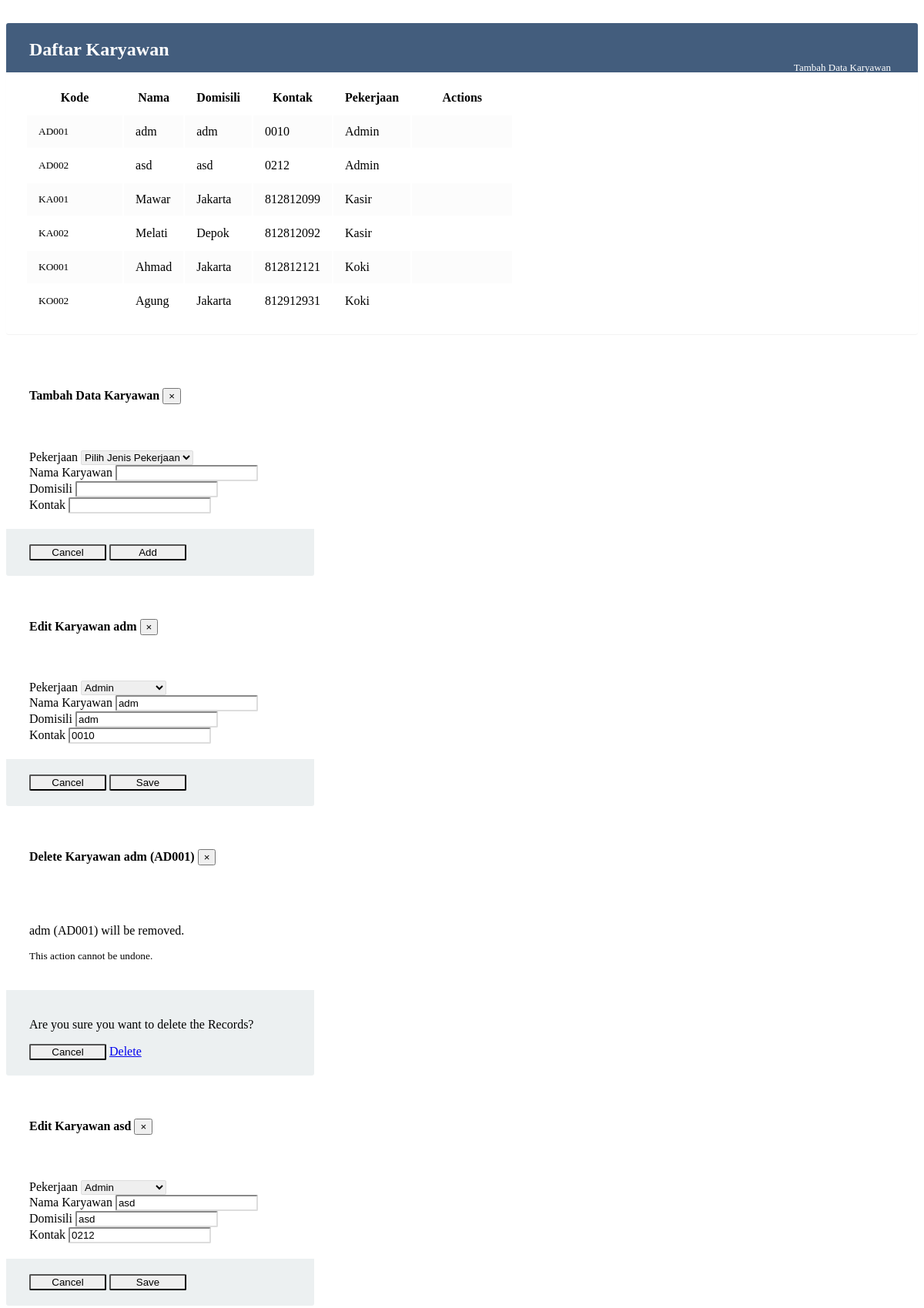
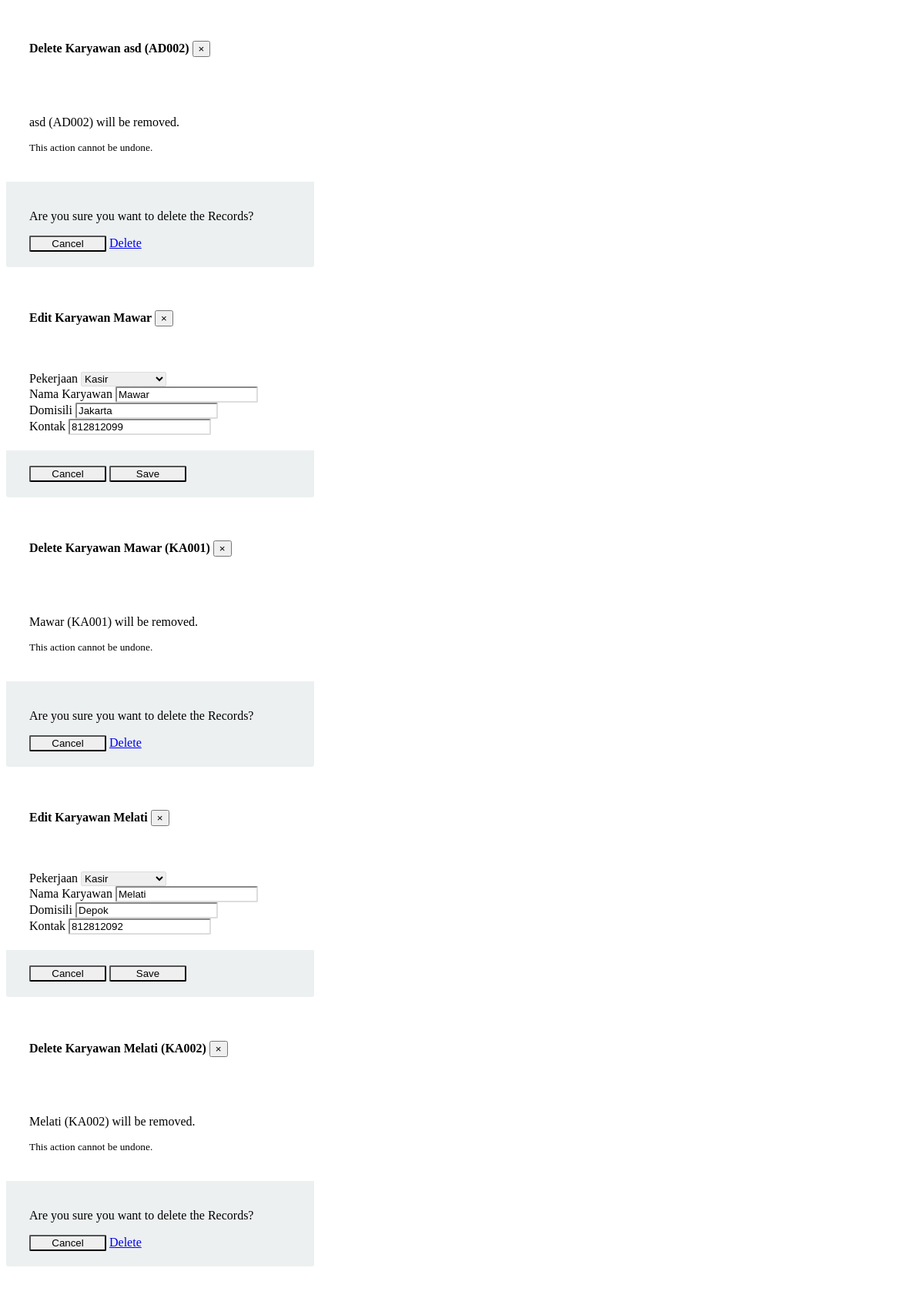
Page /karyawan.php (upper part) on the committed database (2 pictures, top to bottom).
### tables this page shows
CREATE TABLE `tbl_karyawan` (
  `id_karyawan` varchar(10) NOT NULL,
  `nama_karyawan` varchar(30) NOT NULL,
  `alamat_karyawan` varchar(30) NOT NULL,
  `pekerjaan_karyawan` varchar(30) NOT NULL,
  `tlp_karyawan` varchar(15) NOT NULL
);

### karyawan.php (the view, shortened to what this page needs)
<?php
	$sql = "SELECT * FROM tbl_karyawan";
?>
</head>
<body>
        <div class="table-wrapper">
            <div class="table-title">
                <div class="row">
                    <div class="col-sm-6">
						<h2>Daftar Karyawan <b><?php echo $_GET['item']; ?></b></h2>
					</div>
					<div class="col-sm-6">
						<a href="#addpilihanMenuModal" class="btn btn-success" data-toggle="modal"><i class="fa fa-plus"></i> <span>Tambah Data Karyawan</span></a>
					</div>
                </div>
            </div>
            <?php
        if($result = mysqli_query($conn, $sql)){
          if(mysqli_num_rows($result) > 0){
          	?>
            <table class="table table-striped table-hover" id="datatables-example">
                <thead>
                    <tr>
                        <th width="20%">Kode</th>
                        <th>Nama</th>
                        <th>Domisili</th>
                        <th>Kontak</th>
                        <th>Pekerjaan</th>
                        <th>Actions</th>
                    </tr>
                </thead>
                <tbody>
                	<?php while($row = mysqli_fetch_array($result)){?>
                    <tr>
                        <td width="20%">
                        	<small><?php echo $row['id_karyawan']; ?></small>
                         	</td>
                        <td><?php echo $row['nama_karyawan']; ?></td>
                        <td><?php echo $row['alamat_karyawan']; ?></td>
                        <td><?php echo $row['tlp_karyawan']; ?></td>
                        <td><?php echo $row['pekerjaan_karyawan']; ?></td>
                        <td>
                        </td>
                    </tr>
                    <?php } ?>
                </tbody>
            </table>
            <?php
        }}
                ?>
            </div>
	<div id="addpilihanMenuModal" class="modal fade">
		<div class="modal-dialog">
			<div class="modal-content">
				<form action="karyawan-create.php" method="POST">
					<div class="modal-header">
						<h4 class="modal-title">Tambah Data Karyawan</h4>
						<button type="button" class="close" data-dismiss="modal" aria-hidden="true">&times;</button>
					</div>
					<div class="modal-body">
						<div class="form-group">
						    <label>Pekerjaan</label>
						  	<select class="form-control" name="Jenis">
							    <option disabled selected>Pilih Jenis Pekerjaan</option>
							</select>
						</div>
						<div class="form-group">
							<label>Nama Karyawan</label>
							<input type="text" class="form-control" name="Nama" required>
						</div>
						<div class="form-group">
							<label>Domisili</label>
							<input type="text" class="form-control" name="Domisili" required>
						</div>
						<div class="form-group">
							<label>Kontak</label>
							<input type="number" class="form-control" name="Kontak" required>
						</div>
					</div>
					<div class="modal-footer">
						<input type="button" class="btn btn-default" data-dismiss="modal" value="Cancel">
						<input type="submit" class="btn btn-success" name="submit" value="Add">
					</div>
				</form>
			</div>
		</div>
	</div>
	<?php
	$sql='SELECT * from tbl_karyawan order by id_karyawan';
	if($editmodal = mysqli_query($conn, $sql)){
          if(mysqli_num_rows($editmodal) > 0){
          	while($em = mysqli_fetch_array($editmodal)){
	?>
	<div id="editpilihanMenuModal<?php echo $em['id_karyawan']; ?>" class="modal fade">
		<div class="modal-dialog">
			<div class="modal-content">
				<form action="Karyawan-edit.php" method="POST">
					<div class="modal-header">
						<h4 class="modal-title">Edit Karyawan <?php echo $em['nama_karyawan']; ?></h4>
						<button type="button" class="close" data-dismiss="modal" aria-hidden="true">&times;</button>
					</div>
					<div class="modal-body">
						<div class="form-group">
						    <label>Pekerjaan</label>
						  	<select class="form-control" name="Jenis">
							    <option value="AD" <?php if ($em['pekerjaan_karyawan']!='Admin'){}else{echo "selected";}?>>Admin</option>
							    <option value="KA" <?php if ($em['pekerjaan_karyawan']!='Kasir'){}else{echo "selected";}?>>Kasir</option>
							</select>
						</div>
						<div class="form-group">
							<label>Nama Karyawan</label>
							<input type="text" class="form-control" value="<?php echo $em['nama_karyawan']; ?>" name="Nama" required>
						</div>
						<div class="form-group">
							<label>Domisili</label>
							<input type="text" class="form-control" name="Domisili" value="<?php echo $em['alamat_karyawan']; ?>" required>
						</div>
						<div class="form-group">
							<label>Kontak</label>
							<input type="text" class="form-control" value="<?php echo $em['tlp_karyawan']; ?>" name="Kontak" required>
						</div>
					</div>
					<div class="modal-footer">
						<input type="button" class="btn btn-default" data-dismiss="modal" value="Cancel">
						<input type="submit" class="btn btn-info" value="Save">
					</div>
				</form>
			</div>
		</div>
	</div>
	<div id="deletepilihanMenuModal<?php echo $em['id_karyawan'];?>" class="modal fade">
		<div class="modal-dialog">
			<div class="modal-content">
				<form>
					<div class="modal-header">
						<h4 class="modal-title">Delete Karyawan <?php echo $em['nama_karyawan'].' ('.$em['id_karyawan'].')';?></h4>
						<button type="button" class="close" data-dismiss="modal" aria-hidden="true">&times;</button>
					</div>
					<div class="modal-body">
						<p class="alert alert-danger"><?php echo $em['nama_karyawan'].' ('.$em['id_karyawan'].')';?> will be removed.</p>
						<p class="text-danger"><small>This action cannot be undone.</small></p>
					</div>
					<div class="modal-footer">
						<div class="col-lg-12">
						<p class="text">Are you sure you want to delete the Records?</p>
						<input type="button" class="btn btn-default" data-dismiss="modal" value="Cancel">
						<a href="Karyawan-delete.php?id=<?php echo $em['id_karyawan'];?>" class="btn btn-danger" value="Delete">Delete</a>
						</div>
					</div>
				</form>
			</div>
		</div>
	</div>
	<?php }}} ?>

### karyawan.php (style rules this page uses)
.table-wrapper { background: #fff; padding: 20px 25px; margin: 30px 0; border-radius: 3px; box-shadow: 0 1px 1px rgba(0,0,0,.05); }
.table-title { padding-bottom: 15px; background: #435d7d; color: #fff; padding: 16px 30px; margin: -20px -25px 10px; border-radius: 3px 3px 0 0; }
.table-title h2 { margin: 5px 0 0; font-size: 24px; }
.table-title .btn { color: #fff; float: right; font-size: 13px; border: none; min-width: 50px; border-radius: 2px; border: none; outline: none !important; margin-left: 10px; }
.table-title .btn span { float: left; margin-top: 2px; }
table.table tr th, table.table tr td { border-color: #e9e9e9; padding: 12px 15px; vertical-align: middle; }
table.table tr th:first-child { width: 60px; }
table.table tr th:last-child { width: 100px; }
table.table-striped tbody tr:nth-of-type(odd) { background-color: #fcfcfc; }
.modal .modal-dialog { max-width: 400px; }
.modal .modal-header, .modal .modal-body, .modal .modal-footer { padding: 20px 30px; }
.modal .modal-content { border-radius: 3px; }
.modal .modal-footer { background: #ecf0f1; border-radius: 0 0 3px 3px; }
.modal .modal-title { display: inline-block; }
.modal .form-control { border-radius: 2px; box-shadow: none; border-color: #dddddd; }
.modal .btn { border-radius: 2px; min-width: 100px; }
.modal form label { font-weight: normal; }

### rows in the picture
tbl_karyawan: id_karyawan "AD001", nama_karyawan "adm", alamat_karyawan "adm", tlp_karyawan "0010", pekerjaan_karyawan "Admin", Jenis "Admin", Nama "adm", Domisili "adm", Kontak "0010"
tbl_karyawan: id_karyawan "AD002", nama_karyawan "asd", alamat_karyawan "asd", tlp_karyawan "0212", pekerjaan_karyawan "Admin", Jenis "Admin", Nama "asd", Domisili "asd", Kontak "0212"
tbl_karyawan: id_karyawan "KA001", nama_karyawan "Mawar", alamat_karyawan "Jakarta", tlp_karyawan "812812099", pekerjaan_karyawan "Kasir", Jenis "Kasir", Nama "Mawar", Domisili "Jakarta", Kontak "812812099"
tbl_karyawan: id_karyawan "KA002", nama_karyawan "Melati", alamat_karyawan "Depok", tlp_karyawan "812812092", pekerjaan_karyawan "Kasir", Jenis "Kasir", Nama "Melati", Domisili "Depok", Kontak "812812092"
tbl_karyawan: id_karyawan "KO001", nama_karyawan "Ahmad", alamat_karyawan "Jakarta", tlp_karyawan "812812121", pekerjaan_karyawan "Koki"
tbl_karyawan: id_karyawan "KO002", nama_karyawan "Agung", alamat_karyawan "Jakarta", tlp_karyawan "812912931", pekerjaan_karyawan "Koki"
